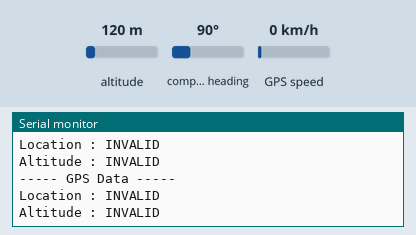
Recording of a sketch running on a simulated Arduino Uno, built with avr-gcc and run on an emulated ATmega328P. Shown: the last lines printed to the serial monitor. The test bench sets the inputs (shaded band); at power-on: altitude 120 m, compass heading 90°, GPS speed 0 km/h. The GPS gets a fix after 3 s at 37.7749, -122.4194 with 8 satellites.

Above: at 1.2 s.
1.3 s: altitude set to 20 m
At 3.6 s:
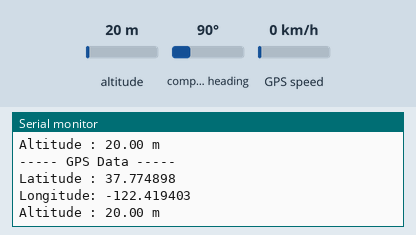
4.5 s: altitude set to 250 m
At 5.8 s:
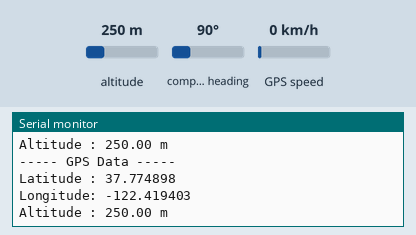

The sketch:

GTU7_GPS.ino
```cpp
#include <TinyGPS++.h>
#include <SoftwareSerial.h>

// --- Pin connections ---
// GT-U7 TX -> Arduino pin 4  (GPS → Arduino RX)
// GT-U7 RX -> Arduino pin 3  (optional, if you want to send data to GPS)
// VCC -> 5V (or 3.3V depending on your module)
// GND -> GND

static const int RXPin = 4, TXPin = 3;
static const uint32_t GPSBaud = 9600; // GT-U7 default baud rate

// Create GPS and serial objects
TinyGPSPlus gps;
SoftwareSerial gpsSerial(RXPin, TXPin);

void setup() {
  Serial.begin(115200);
  gpsSerial.begin(GPSBaud);
  Serial.println("GT-U7 GPS starting up...");
}

void loop() {
  // Read data from GPS
  while (gpsSerial.available() > 0) {
    if (gps.encode(gpsSerial.read())) {
      // When a full sentence is decoded
      displayInfo();
    }
  }

  // If no data is received for 5 seconds, print a message
  if (millis() > 5000 && gps.charsProcessed() < 10) {
    Serial.println("No GPS detected. Check wiring.");
    while (true);
  }
}

void displayInfo() {
  Serial.println(F("----- GPS Data -----"));

  if (gps.location.isValid()) {
    Serial.print(F("Latitude : "));
    Serial.println(gps.location.lat(), 6);
    Serial.print(F("Longitude: "));
    Serial.println(gps.location.lng(), 6);
  } else {
    Serial.println(F("Location : INVALID"));
  }

  if (gps.altitude.isValid()) {
    Serial.print(F("Altitude : "));
    Serial.print(gps.altitude.meters());
    Serial.println(F(" m"));
  } else {
    Serial.println(F("Altitude : INVALID"));
  }

  Serial.println();
}
```

Measured:
- after the input at 1.3 s, the serial monitor: prints a new line after 1.7 s (image 1)
- after the input at 4.5 s, the serial monitor: prints a new line after 0.53 s (image 2)
